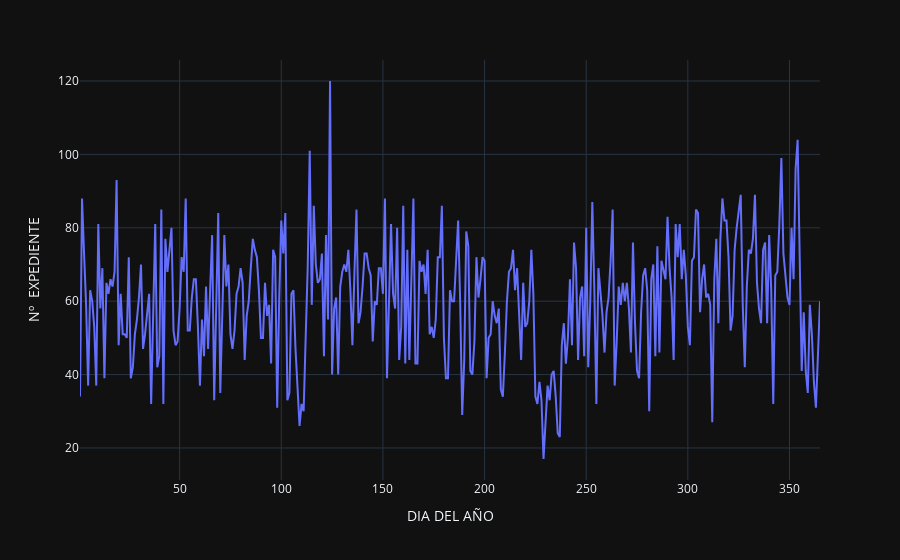

Notebook cell for this chart:
### Code cell
# evolucion de accidentes a lo largo del año 2019

px.line(df_2019.groupby('DIA DEL AÑO').count()['Nº  EXPEDIENTE'].reset_index(), x='DIA DEL AÑO', y='Nº  EXPEDIENTE')

### Figure 1 — Plotly figure (JSON) as saved in the notebook; plotly's stock layout.template omitted (floating-point values rounded to 4 significant figures; data arrays with more than 128 entries replaced by an {"elided": "..."} marker saying what was removed)
{"data": [{"hovertemplate": "DIA DEL AÑO=%{x}<br>Nº  EXPEDIENTE=%{y}<extra></extra>", "legendgroup": "", "line": {"color": "#636efa", "dash": "solid"}, "marker": {"symbol": "circle"}, "mode": "lines", "name": "", "orientation": "v", "showlegend": false, "x": {"elided": "365 int values"}, "xaxis": "x", "y": {"elided": "365 int values"}, "yaxis": "y", "type": "scatter"}], "layout": {"xaxis": {"anchor": "y", "domain": [0.0, 1.0], "title": {"text": "DIA DEL AÑO"}}, "yaxis": {"anchor": "x", "domain": [0.0, 1.0], "title": {"text": "Nº  EXPEDIENTE"}}, "legend": {"tracegroupgap": 0}, "margin": {"t": 60}}}
